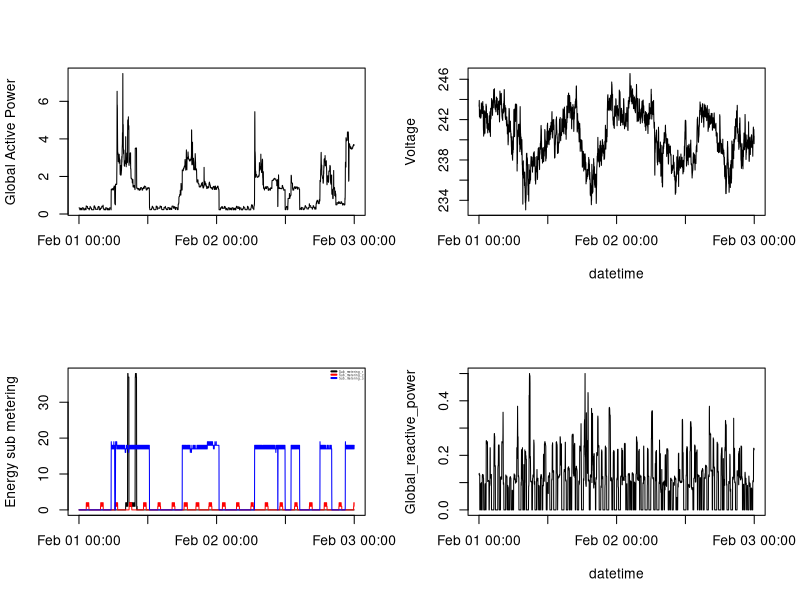

The R source for this figure:
# the following command was executed in Git Bash to extract rows corresponding to the required dates
# and write to file data.txt:
# "grep '^[1|2]\/2\/2007' household_power_consumption.txt > data.txt"

data = read.table("data.txt", header=TRUE, sep=';', na.strings='?')
cols = c('Date', 'Time', 'GlobalActivePower', 'GlobalReactivePower', 'Voltage', 'GlobalIntensity', 'SubMetering1', 'SubMetering2', 'SubMetering3') 
colnames(data) = cols
data$Date = as.Date(data$Date, format="%d/%m/%Y")

data = transform(data, datetime=as.POSIXct(paste(Date, Time)), "%d/%m/%Y %H:%M:%S")

par(mfrow=c(2,2))

plot(data$datetime, data$GlobalActivePower, xlab = '', ylab = 'Global Active Power', type = 'l')

plot(data$datetime, data$Voltage, xlab = 'datetime', ylab = 'Voltage', type = 'l')

plot(data$datetime, data$SubMetering1, xlab = '', ylab = 'Energy sub metering', type = 'l')
lines(data$datetime, data$SubMetering2, col="red")
lines(data$datetime, data$SubMetering3, col="blue")
legend("topright", col=c("black", "red", "blue"), c("Sub_metering_1", "Sub_metering_2", "Sub_metering_3"), lty=1:2, cex = 0.2, bty = "n", lwd=2)

plot(data$datetime, data$GlobalReactivePower, xlab = 'datetime', ylab = 'Global_reactive_power', type = 'l')

dev.copy(png, file = "plot4.png", width=480, height=480, units='px')
dev.off()